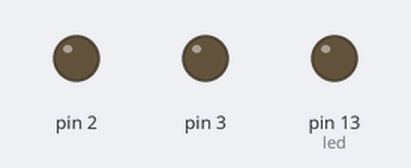
Bench run of a sketch on a simulated Arduino Uno, built with avr-gcc and run on an emulated ATmega328P. On the bench: output pins drawn as LEDs (lit = HIGH). What the sketch prints to the serial monitor is not drawn.

Above: at 0.05 s.
Timing chart, 0 to 3.0 s (numbered marks = the images above):
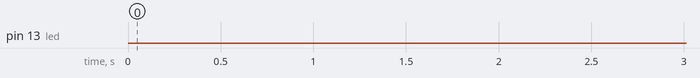

Measured:
- by itself, pin 13 (led): LOW → HIGH at 32.0 s, → LOW 0.50 s later, → HIGH 0.50 s later, → LOW 0.50 s later, … (197 changes in this stretch)

The sketch:

Arduino-epd.ino
```cpp
// (licence header left out)
#include <epd.h>


const int led = 13;                           //user led


/*******************************************************************************
* Function Name  : void base_draw(void)
* Description    :
* Input          : None
* Output         : None
* Return         : None
*******************************************************************************/
void base_draw(void)
{
  int i, j;

  /*
  draw pixel
  */
  epd_clear();
  for (j = 0; j < 600; j += 50)
  {
    for (i = 0; i < 800; i += 50)
    {
      epd_draw_pixel(i, j);
      epd_draw_pixel(i, j + 1);
      epd_draw_pixel(i + 1, j);
      epd_draw_pixel(i + 1, j + 1);
    }
  }
  epd_udpate();
  delay(3000);

  /*
  draw line
  */
  epd_clear();
  for (i = 0; i < 800; i += 100)
  {
    epd_draw_line(0, 0, i, 599);
    epd_draw_line(799, 0, i, 599);
  }
  epd_udpate();
  delay(3000);

  /*
  fill rect
  */
  epd_clear();
  epd_set_color(BLACK, WHITE);
  epd_fill_rect(10, 10, 100, 100);

  epd_set_color(DARK_GRAY, WHITE);
  epd_fill_rect(110, 10, 200, 100);

  epd_set_color(GRAY, WHITE);
  epd_fill_rect(210, 10, 300, 100);

  epd_udpate();
  delay(3000);

  /*
  draw circle
  */
  epd_set_color(BLACK, WHITE);
  epd_clear();
  for (i = 0; i < 300; i += 40)
  {
    epd_draw_circle(399, 299, i);
  }
  epd_udpate();
  delay(3000);

  /*
  fill circle
  */
  epd_clear();
  for (j = 0; j < 6; j++)
  {
    for (i = 0; i < 8; i++)
    {
      epd_fill_circle(50 + i * 100, 50 + j * 100, 50);
    }
  }
  epd_udpate();
  delay(3000);

  /*
  draw triangle
  */
  epd_clear();
  for (i = 1; i < 5; i++)
  {
    epd_draw_triangle(399, 249 - i * 50, 349 - i * 50, 349 + i * 50, 449 + i * 50, 349 + i * 50);
  }
  epd_udpate();
  delay(3000);
}


void draw_text_demo(void)
{
  char buff[] = {'G', 'B', 'K', '3', '2', ':', ' ', 0xc4, 0xe3, 0xba, 0xc3, 0xca, 0xc0, 0xbd, 0xe7, 0};
  epd_set_color(BLACK, WHITE);
  epd_clear();
  epd_set_ch_font(GBK32);
  epd_set_en_font(ASCII32);
  epd_disp_string(buff, 0, 50);
  epd_disp_string("ASCII32: Hello, World!", 0, 300);

  epd_set_ch_font(GBK48);
  epd_set_en_font(ASCII48);
  buff[3] = '4';
  buff[4] = '8';
  epd_disp_string(buff, 0, 100);
  epd_disp_string("ASCII48: Hello, World!", 0, 350);

  epd_set_ch_font(GBK64);
  epd_set_en_font(ASCII64);
  buff[3] = '6';
  buff[4] = '4';
  epd_disp_string(buff, 0, 160);
  epd_disp_string("ASCII64: Hello, World!", 0, 450);


  epd_udpate();
  delay(3000);
}

void draw_bitmap_demo(void)
{
  epd_clear();
  epd_disp_bitmap("PIC4.BMP", 0, 0);
  epd_udpate();
  delay(5000);

  epd_clear();
  epd_disp_bitmap("PIC2.BMP", 0, 100);
  epd_disp_bitmap("PIC3.BMP", 400, 100);
  epd_udpate();
  delay(5000);

  epd_clear();
  epd_disp_bitmap("PIC7.BMP", 0, 0);
  epd_udpate();
}


void setup(void)
{
  /*
  user led init
  */
  pinMode(led, OUTPUT);
  digitalWrite(led, LOW);

  epd_init();
  epd_wakeup();
  epd_set_memory(MEM_NAND);
}

void loop(void)
{
  char flag = 0;

  base_draw();

  /*
  Draw text demo
  */
  draw_text_demo();

  /*
  Draw bitmap
  */
  draw_bitmap_demo();

  epd_enter_stopmode();
  while (1)
  {
    if(flag)
    {
      flag = 0;
      digitalWrite(led, LOW);
    }
    else
    {
      flag = 1;
      digitalWrite(led, HIGH);
    }
    delay(500);
  }
}
```
